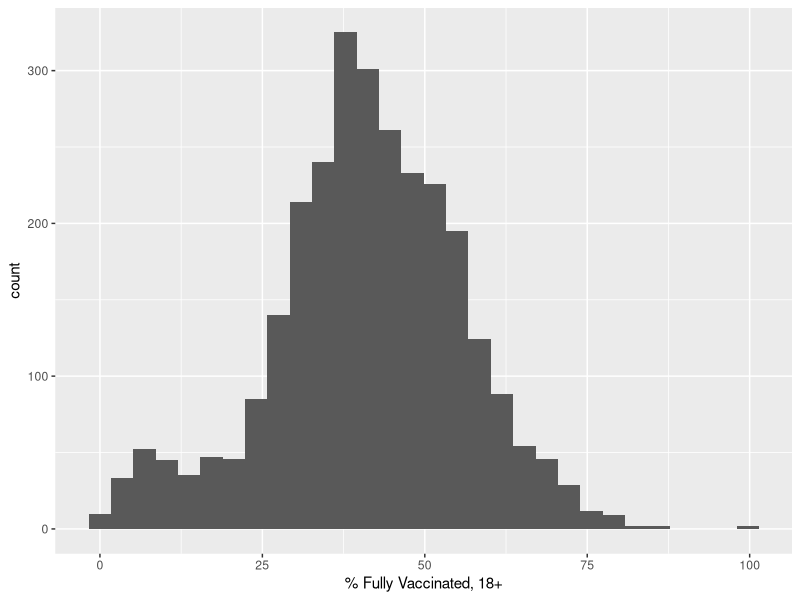

Write R code to recreate this figure.
## ---- chunk 1
library(ggplot2)
library(tidyverse)
# set chunk default
knitr::opts_chunk$set(
  echo = FALSE,  # don't print the code chunk
  warning = FALSE,  # don't print warnings
  message = FALSE,  # don't print messages
  fig.width = 6,  # set default width of figures
  fig.height = 4,  # set default height of figures
  fig.align = "center",  # always align figure in center
  fig.pos = "H")  # always plot figure at the exact location of the code
# read in main data set
## ---- chunk 2
df_main <- read.csv("data/combined_county_info.csv")
# clean column names
df_main <- df_main %>% rename(
  vax_rate_18_plus = Series_Complete_18PlusPop_Pct,
  vax_rate_65_plus = Series_Complete_65PlusPop_Pct,
  vax_rate_overall = Series_Complete_Pop_Pct
  )
drop_cols <- c("Series_Complete_18Plus", "Series_Complete_65Plus", "Series_Complete_Yes")
df_main <- df_main %>% select(-one_of(drop_cols))
df_main <- df_main %>% filter(!is.na(vax_rate_18_plus))
## ---- chunk 3
ggplot(df_main, aes(x=vax_rate_18_plus)) +
  geom_histogram() + xlab("% Fully Vaccinated, 18+")
## ---- chunk 4
pred_threshold <- 44
df_main$y <- as.integer(df_main$vax_rate_18_plus >= pred_threshold)
mean(df_main$y)
